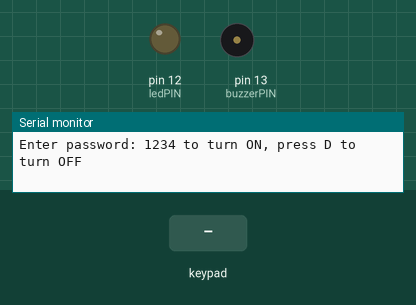
Recording of a program running on a simulated Arduino Uno, built with avr-gcc and run on an emulated ATmega328P. Shown: output pins drawn as LEDs (lit = HIGH), buzzer (waves = sounding), the last lines printed to the serial monitor. Inputs (shaded band) come from the test bench.

Above: at 1.2 s.
1.3 s: keypad keys 1 2 3 4 pressed 0.4 s apart
At 3.3 s:
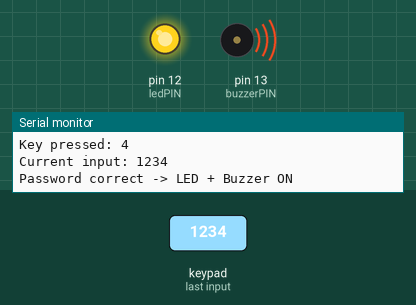
4.4 s: key 'D' pressed
At 5.5 s:
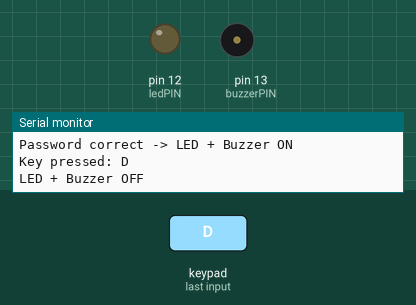
Timing chart, 0 to 7.4 s (numbered marks = the images above; inputs shaded):
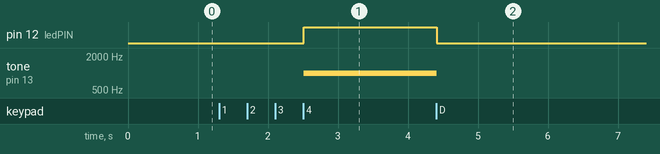

The program:

main.cpp
```cpp
#include <Arduino.h>
#include <Keypad.h>

const int ledPIN = 12;//LedPin
const int buzzerPIN = 13;


const byte ROWS = 4;
const byte COLS = 4;
char keys[ROWS][COLS] = {
  {'1','2','3','A'},
  {'4','5','6','B'},
  {'7','8','9','C'},
  {'*','0','#','D'}
};
byte rowPins[ROWS] = {10, 9, 8, 7};
byte colPins[COLS] = {6, 5, 4, 3};

Keypad keypad = Keypad(makeKeymap(keys), rowPins, colPins, ROWS, COLS);


String inputCode = "";
String password = "1234";

void setup() {
  pinMode(ledPIN, OUTPUT);
  pinMode(buzzerPIN, OUTPUT);
  Serial.begin(9600);
  Serial.println("Enter password: 1234 to turn ON, press D to turn OFF");
}

void loop() {
  char key = keypad.getKey();

  if (key) {
    Serial.print("Key pressed: ");
    Serial.println(key);

    if (key == 'D') {
      digitalWrite(ledPIN, LOW);
      noTone(buzzerPIN);
      inputCode = "";
      Serial.println("LED + Buzzer OFF");
    }
    else {
      inputCode += key;
      Serial.print("Current input: ");
      Serial.println(inputCode);


      if (inputCode == password) {
        digitalWrite(ledPIN, HIGH);
        tone(buzzerPIN, 1000);
        Serial.println("Password correct -> LED + Buzzer ON");
        inputCode = "";
      }
      else if (inputCode.length() >= password.length()) {
        Serial.println("Wrong password, try again.");
        inputCode = "";
      }
    }
  }
}
```

Measured:
- after the input at 1.3 s, pin 12 (ledPIN): LOW → HIGH after 1.2 s; tone on pin 13 (buzzerPIN): silent → 1000 Hz after 1.2 s
- after the input at 4.4 s, pin 12 (ledPIN): HIGH → LOW at once; tone on pin 13 (buzzerPIN): 1000 Hz → silent at once
